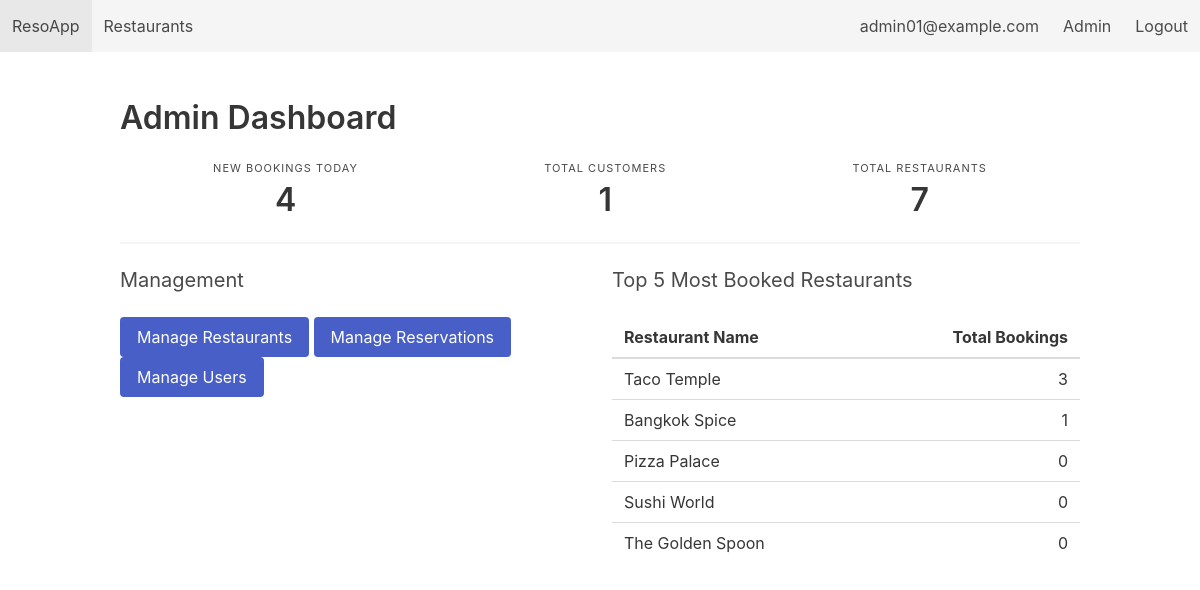
The page /admin (signed in) on the database its author committed.
### tables this page shows
CREATE TABLE Restaurants (
        restaurant_id INTEGER PRIMARY KEY AUTOINCREMENT,
        name          TEXT NOT NULL,
        location      TEXT NOT NULL,
        cuisine       TEXT,
        rating        REAL CHECK (rating >= 0 AND rating <= 5),
        description   TEXT,
        opening_time  TEXT,
        closing_time  TEXT,
        created_at    DATE DEFAULT (DATE('now'))
    );

### app.py (the view)
@app.route('/admin')
@login_required(role='admin')
def admin_dashboard():
    db = get_db()
    new_bookings_today = db.execute(
        "SELECT COUNT(*) as count FROM Reservations WHERE DATE(created_at) = DATE('now')"
    ).fetchone()['count']
    total_customers = db.execute(
        "SELECT COUNT(*) as count FROM Customers"
    ).fetchone()['count']
    total_restaurants = db.execute(
        "SELECT COUNT(*) as count FROM Restaurants"
    ).fetchone()['count']
    top_restaurants = db.execute("""
        SELECT r.name, COUNT(res.reservation_id) as booking_count
        FROM Restaurants r
        LEFT JOIN Reservations res ON r.restaurant_id = res.restaurant_id
        GROUP BY r.restaurant_id
        ORDER BY booking_count DESC
        LIMIT 5
    """).fetchall()
    stats = {
        'new_bookings_today': new_bookings_today,
        'total_customers': total_customers,
        'total_restaurants': total_restaurants,
        'top_restaurants': top_restaurants
    }
    return render_template('admin_dashboard.html', stats=stats)

### app.py (called while the page is built)
def get_db():
    if 'db' not in g:
        g.db = sqlite3.connect(DB_PATH, detect_types=sqlite3.PARSE_DECLTYPES)
        g.db.row_factory = sqlite3.Row
        g.db.execute("PRAGMA foreign_keys = ON;")
    return g.db

def login_required(role=None):
    def decorator(f):
        @wraps(f)
        def wrapper(*args, **kwargs):
            if 'user' not in session:
                flash("Please log in first.", "warning")
                return redirect(url_for('login'))
            if role == 'admin' and session.get('role') != 'admin':
                flash("Admin area. Access denied.", "danger")
                return redirect(url_for('index'))
            return f(*args, **kwargs)
        return wrapper
    return decorator

### templates/admin_dashboard.html
{% extends "base.html" %} {% block content %}
<h2 class="title">Admin Dashboard</h2>
<nav class="level">
  <div class="level-item has-text-centered">
    <div>
      <p class="heading">New Bookings Today</p>
      <p class="title">{{ stats.new_bookings_today }}</p>
    </div>
  </div>
  <div class="level-item has-text-centered">
    <div>
      <p class="heading">Total Customers</p>
      <p class="title">{{ stats.total_customers }}</p>
    </div>
  </div>
  <div class="level-item has-text-centered">
    <div>
      <p class="heading">Total Restaurants</p>
      <p class="title">{{ stats.total_restaurants }}</p>
    </div>
  </div>
</nav>
<hr />
<div class="columns">
  <div class="column">
    <h3 class="subtitle">Management</h3>
    <p>
      <a class="button is-link" href="{{ url_for('admin_restaurants') }}"
        >Manage Restaurants</a
      >
      <a class="button is-link" href="{{ url_for('admin_reservations') }}"
        >Manage Reservations</a
      >
      <a class="button is-link" href="{{ url_for('admin_manage_users') }}"
        >Manage Users</a
      >
    </p>
  </div>
  <div class="column">
    <h3 class="subtitle">Top 5 Most Booked Restaurants</h3>
    {% if stats.top_restaurants %}
    <table class="table is-fullwidth">
      <thead>
        <tr>
          <th>Restaurant Name</th>
          <th class="has-text-right">Total Bookings</th>
        </tr>
      </thead>
      <tbody>
        {% for r in stats.top_restaurants %}
        <tr>
          <td>{{ r['name'] }}</td>
          <td class="has-text-right">{{ r['booking_count'] }}</td>
        </tr>
        {% endfor %}
      </tbody>
    </table>
    {% else %}
    <p>No booking data available.</p>
    {% endif %}
  </div>
</div>
{% endblock %}

### rows shown on the page
Restaurants: name "Taco Temple", booking_count "3"
Restaurants: name "Bangkok Spice", booking_count "1"
Restaurants: name "Pizza Palace", booking_count "0"
Restaurants: name "Sushi World", booking_count "0"
Restaurants: name "The Golden Spoon", booking_count "0"

### other values the page prints
{{ session.get('name') }} "admin01@example.com"
{{ stats.new_bookings_today }} "4"
{{ stats.total_customers }} "1"
{{ stats.total_restaurants }} "7"
